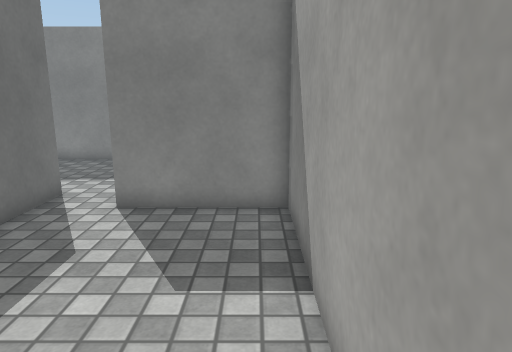
View 1 (above)

16 first-person views from a walk through a scene from a Unity 3-D project. The camera is 1.4 m above the floor, tilts 12° down and sees 70° across. The floor is counted in squares, 0.5 m on a side. Each view is taken from the middle of a square. On the plan, view 1 faces up. The plan holds only what a view shows up to about 20 squares ahead; the rest is blank. Surface patterns are stand-ins for the level's own textures.

View 2
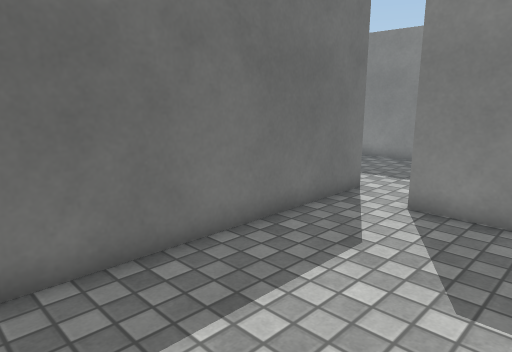

View 3
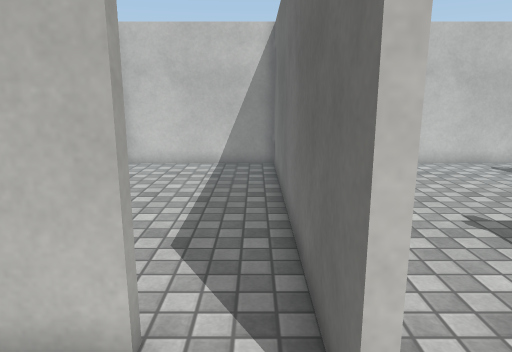

View 4
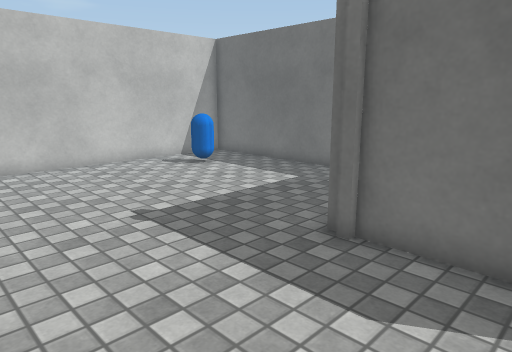

View 5
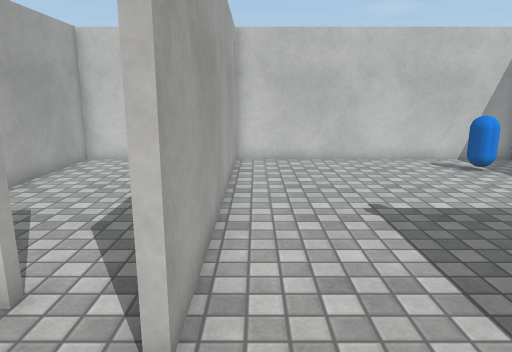

View 6
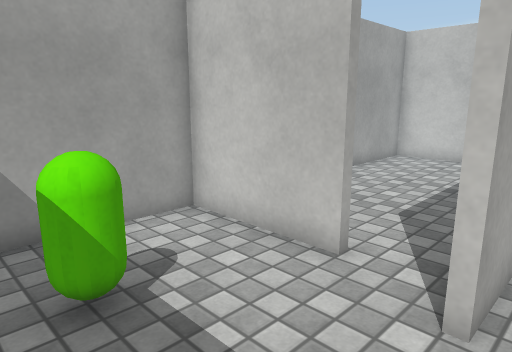

View 7
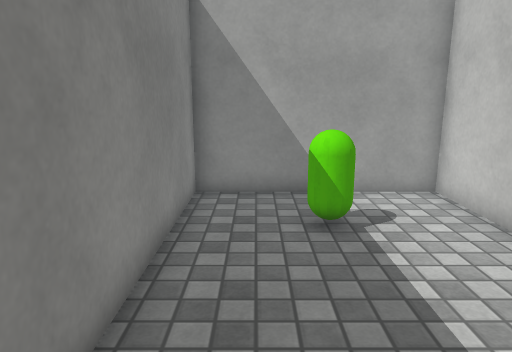

View 8
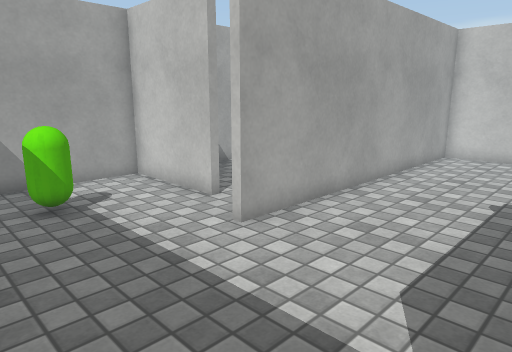

View 9
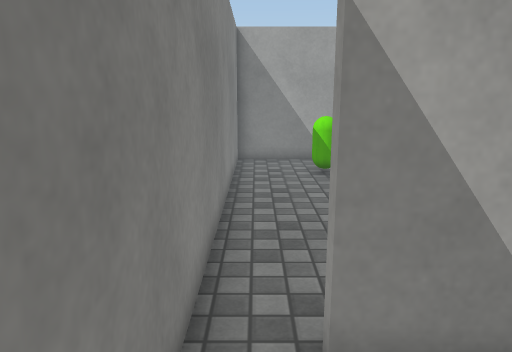

View 10
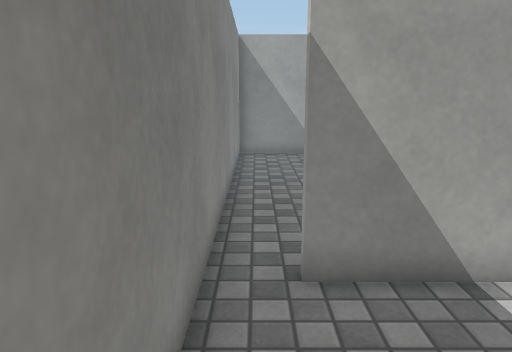

View 11
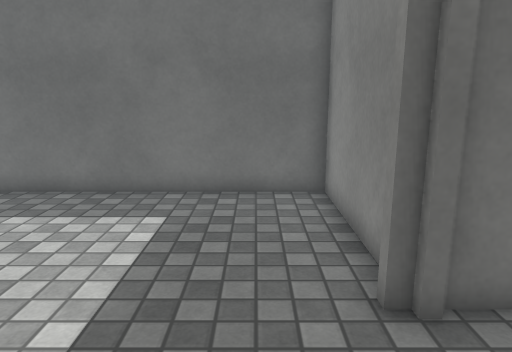

View 12
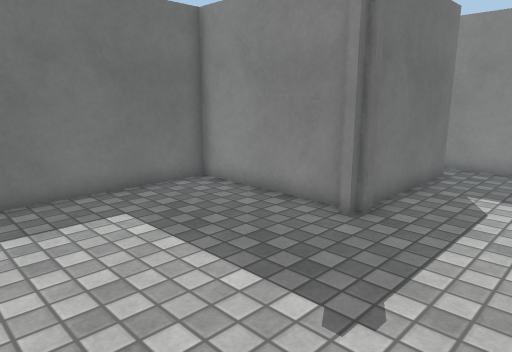

View 13
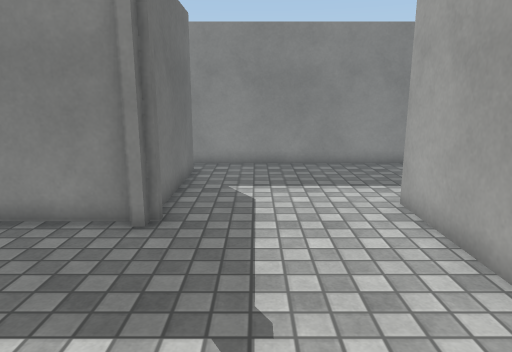

View 14
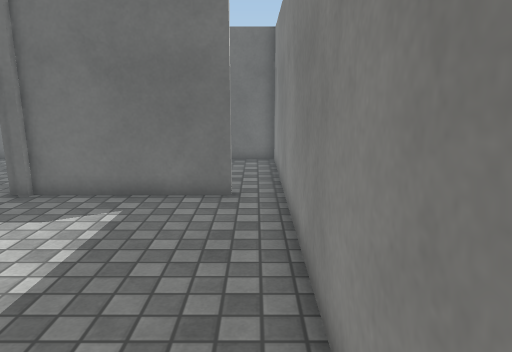

View 15
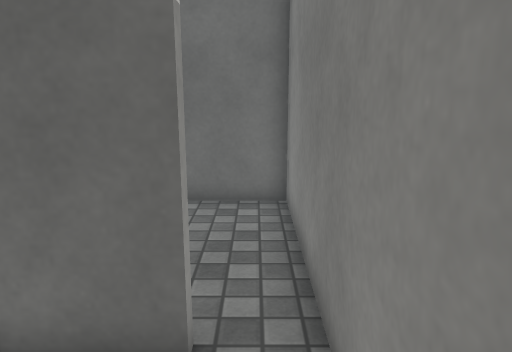

View 16
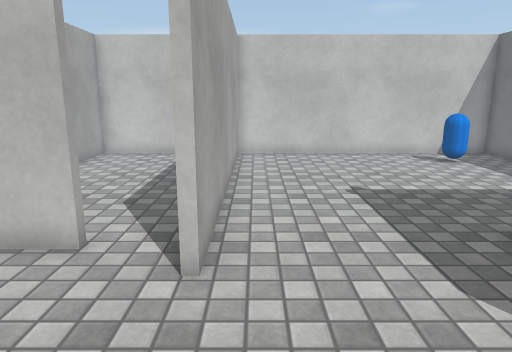

### Floor plan
Points are (right, up) in squares from view 1. A wall is a line through its corners. A room is listed if a view was taken in it or the views show most of it. See-through windows are left out.
Room 1 (views 1, 2)
walls: (-5.8, 10.6) (-5.8, -2.8) (0.8, -2.8) (0.8, 9.1) (-3.7, 9.1) (-3.7, 9.5)
ways out: opening at (-4.5, 9.5) to room 2
Room 2 (views 3, 4, 5, 6, 7, 8, 11, 12, 13, 14, 15, 16)
walls: (-12.5, 9.1) (-12.5, 8.7) (-12.9, 8.7); (-12.2, 9.5) (-12.2, 9); (-12.9, 9.1) (-18.8, 9.1) (-18.8, -2.8) (-6.1, -2.8) (-6.1, 10.6); (-3.7, 9.5) (0.8, 9.5) (0.8, 16.8) (-13.6, 16.8); (-12.8, 15.3) (-12.5, 15.3) (-12.5, 9.4)
ways out: opening at (-4.5, 9.5) to room 1; opening at (-12.5, 16) to room 3
objects: other object (-16, -1) to (-15, 0); other object (-3, 13) to (-2, 14)
Room 3 (views 9, 10)
walls: (-12.8, 12) (-12.8, 15.3); (-13.6, 16.8) (-18.8, 16.8) (-18.8, 14)
ways out: opening at (-12.5, 16) to room 2

Positions as (right, up) in squares from view 1, and headings:
1: (0, 0), facing up
2: (0, 0), facing up-left
3: (-5, 13), facing down
4: (-6, 13), facing down-left
5: (-7, 14), facing down
6: (-7, 15), facing down-right
7: (-10, 15), facing right
8: (-12, 16), facing down-right
9: (-16, 16), facing right
10: (-18, 16), facing right
11: (-8, 7), facing left
12: (-8, 1), facing up-left
13: (-10, 1), facing up
14: (-2, 16), facing left
15: (-9, 16), facing left
16: (-7, 16), facing down
